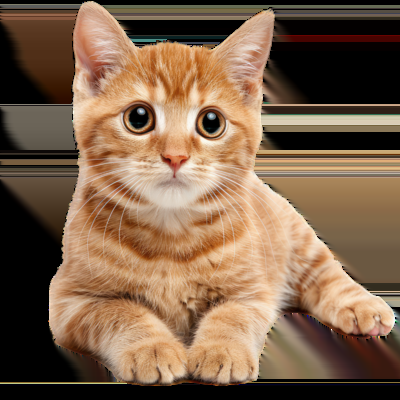
#> input picture cat.png, 400 x 400 px
$ python FromScratchFourier.py
#> lines starting #> are read from the running program, lines starting #| are printed output that depends on the picture
import numpy as np
import cv2
import matplotlib.pyplot as plt

class FromScratchFourier:
    def __init__(self):
        pass

    def dft2d(self, img):
        """Discrete Fourier Transform in 2D - O(N^2 * M^2)"""
        M, N = img.shape
        freqs = np.zeros((M, N), dtype=np.complex128)
        for u in range(M):
            for v in range(N):
                sum = 0
                for x in range(M):
                    for y in range(N):
                        angle = -2j * np.pi * ((u * x / M) + (v * y / N))
                        sum += img[x, y] * np.exp(angle)
                freqs[u, v] = sum
        return freqs

    def fft1d(self, x):
        """Cooley-Tukey Fast Fourier Transform in 1D - O(N * log N)"""
        N = len(x)
        if N <= 1:
            return x

        even = self.fft1d(x[::2])
        odd = self.fft1d(x[1::2])

        X = [0] * N
        for k in range(N // 2):
            twiddle_factor = np.exp(-2j * np.pi * k / N)
            X[k] = even[k] + twiddle_factor * odd[k]
            X[k + N // 2] = even[k] - twiddle_factor * odd[k]

        return X

    def fft2d(self, img):
        """2D FFT by applying 1D FFT to rows then columns - O(MN * log MN)"""
        # Apply 1D FFT on rows
        fft_rows = [self.fft1d(row) for row in img]
        fft_rows = np.array(fft_rows).T  # transpose

        # Apply 1D FFT on columns
        fft_cols = [self.fft1d(col) for col in fft_rows]
        return np.array(fft_cols).T  # transpose

    def low_pass_filter(self, img, cutoff=30):
        """Apply low-pass filter to keep only low frequencies"""
        H, W = img.shape
        Y, X = np.ogrid[:H, :W]
        cy, cx = H // 2, W // 2
        dist = np.sqrt((Y - cy)**2 + (X - cx)**2)
        mask = dist < cutoff

        F = np.fft.fft2(img)
        F_shifted = np.fft.fftshift(F)
        F_filtered = F_shifted * mask
        return np.fft.ifft2(np.fft.ifftshift(F_filtered)).real

    def high_pass_filter(self, img, cutoff=30):
        """Apply high-pass filter to keep only high frequencies"""
        H, W = img.shape
        Y, X = np.ogrid[:H, :W]
        cy, cx = H // 2, W // 2
        dist = np.sqrt((Y - cy)**2 + (X - cx)**2)
        mask = dist >= cutoff

        F = np.fft.fft2(img)
        F_shifted = np.fft.fftshift(F)
        F_filtered = F_shifted * mask
        return np.fft.ifft2(np.fft.ifftshift(F_filtered)).real

    def band_pass_filter(self, img, low=30, high=70):
        """Apply band-pass filter to keep only mid-range frequencies"""
        H, W = img.shape
        Y, X = np.ogrid[:H, :W]
        cy, cx = H // 2, W // 2
        dist = np.sqrt((Y - cy)**2 + (X - cx)**2)
        mask = (dist > low) & (dist < high)

        F = np.fft.fft2(img)
        F_shifted = np.fft.fftshift(F)
        F_filtered = F_shifted * mask
        return np.fft.ifft2(np.fft.ifftshift(F_filtered)).real

    def show_magnitude_spectrum(self, img, title="Magnitude Spectrum"):
        """Display magnitude spectrum of image"""
        F = np.fft.fft2(img)
        F_shifted = np.fft.fftshift(F)
        magnitude = np.log(np.abs(F_shifted) + 1)

        plt.figure(figsize=(8, 6))
        plt.imshow(magnitude, cmap='gray')
        plt.title(title)
        plt.colorbar()
        plt.show()

if __name__ == "__main__":
    # Test the Fourier transform implementations
    fourier = FromScratchFourier()

    # Load test image
    img = cv2.imread("../cat.png", cv2.IMREAD_GRAYSCALE)
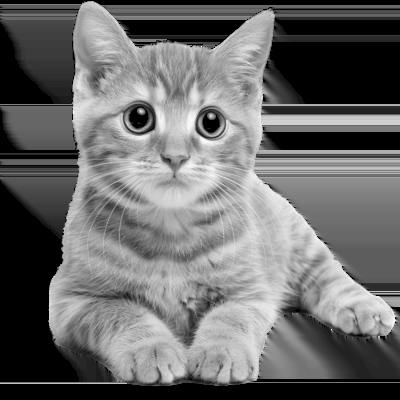
#> img: shape (400, 400); min 0, max 255, mean 107.2
    if img is None:
        # Create dummy image if file not found
        img = np.random.randint(0, 255, (64, 64), dtype=np.uint8)

    print("Testing Fourier Transform implementations...")

    # Test DFT (slow for large images)
    if img.shape[0] <= 64 and img.shape[1] <= 64:
        print("Computing DFT (slow)...")
        dft_result = fourier.dft2d(img)
        print(f"DFT result shape: {dft_result.shape}")

    # Test FFT
    print("Computing FFT...")
    fft_result = fourier.fft2d(img)
#> in fft2d, `fft_rows = [self.fft1d(row) for row in img]`: fft_rows = 400 items
    print(f"FFT result shape: {fft_result.shape}")
#| FFT result shape: (400, 400)

    # Show magnitude spectrum
    fourier.show_magnitude_spectrum(img, "Original Image Spectrum")
#> in show_magnitude_spectrum, `magnitude = np.log(np.abs(F_shifted) + 1)`:
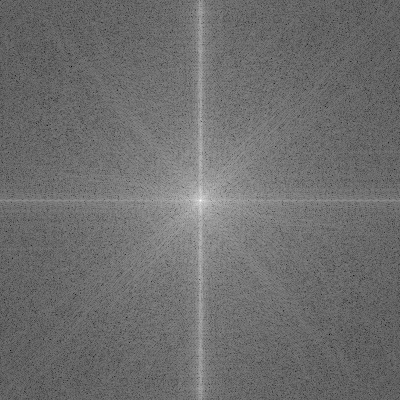
#> magnitude: shape (400, 400) float64; min 1.1, max 16.66, mean 7.84; drawn with min black and max white
#> in show_magnitude_spectrum, `plt.show()`:
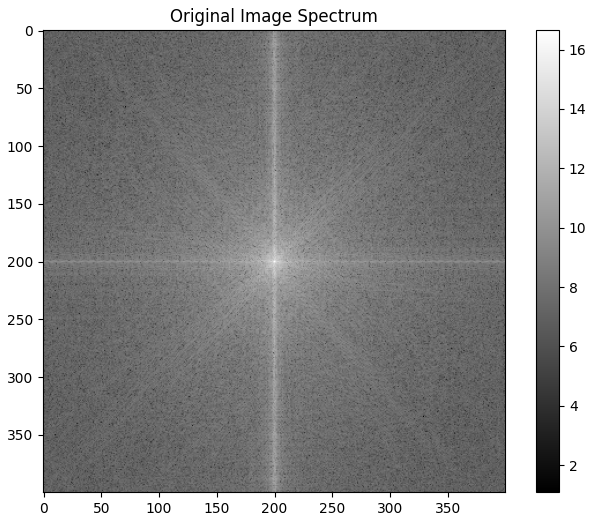
#> figure drawn by matplotlib, 2 panels

    # Test filters
    print("Applying filters...")
    low_passed = fourier.low_pass_filter(img, cutoff=30)
#> in low_pass_filter, `return np.fft.ifft2(np.fft.ifftshift(F_filtered)).real`:
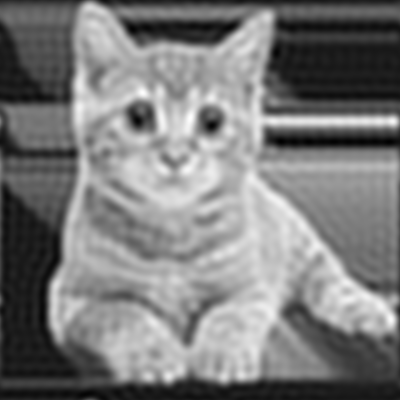
#> returned value: shape (400, 400) float64; min -30.92, max 253.8, mean 107.2; drawn with min black and max white
    high_passed = fourier.high_pass_filter(img, cutoff=30)
#> in high_pass_filter, `return np.fft.ifft2(np.fft.ifftshift(F_filtered)).real`:
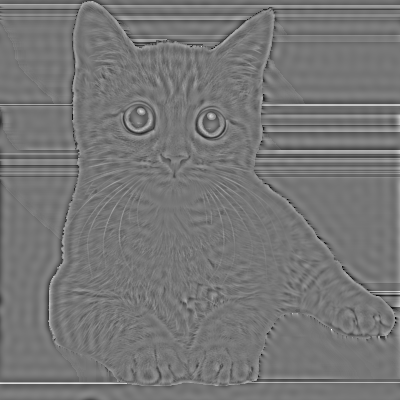
#> returned value: shape (400, 400) float64; min -174.2, max 200.4, mean 0; drawn with min black and max white
    band_passed = fourier.band_pass_filter(img, low=30, high=70)
#> in band_pass_filter, `return np.fft.ifft2(np.fft.ifftshift(F_filtered)).real`:
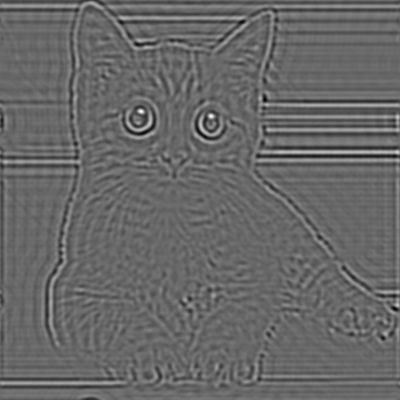
#> returned value: shape (400, 400) float64; min -102.6, max 148.6, mean 0; drawn with min black and max white

    # Display results
    fig, axes = plt.subplots(2, 2, figsize=(12, 10))

    axes[0, 0].imshow(img, cmap='gray')
    axes[0, 0].set_title('Original')
    axes[0, 0].axis('off')

    axes[0, 1].imshow(low_passed, cmap='gray')
    axes[0, 1].set_title('Low-pass Filtered')
    axes[0, 1].axis('off')

    axes[1, 0].imshow(high_passed, cmap='gray')
    axes[1, 0].set_title('High-pass Filtered')
    axes[1, 0].axis('off')

    axes[1, 1].imshow(band_passed, cmap='gray')
    axes[1, 1].set_title('Band-pass Filtered')
    axes[1, 1].axis('off')

    plt.tight_layout()
    plt.show()
